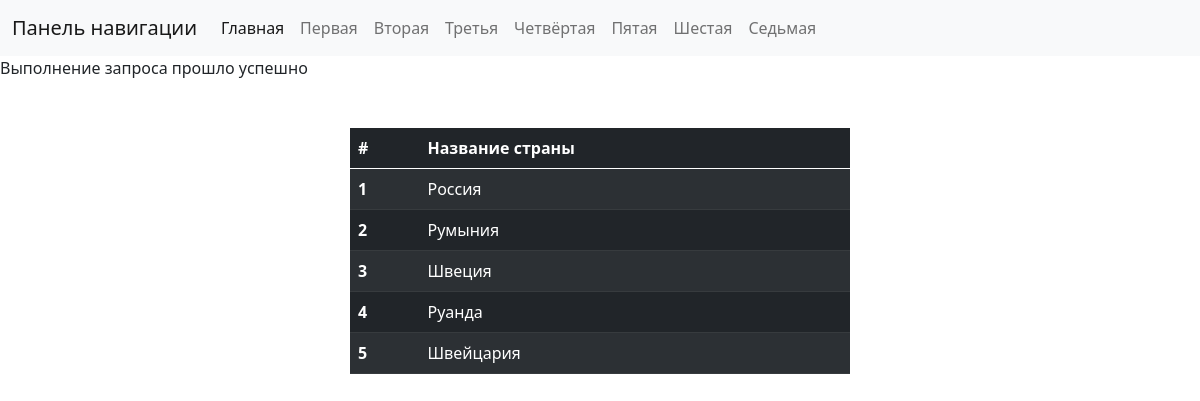
The page /first/first.php on the database its author committed.
### tables this page shows
CREATE TABLE `countries` (
  `id` int(2) NOT NULL,
  `name` varchar(16) NOT NULL,
  `country` varchar(32) DEFAULT NULL
);

### first/first.php (the view, shortened to what this page needs)
<!DOCTYPE html>
<html lang="en">
<head>
    <link href="https://cdn.jsdelivr.net/npm/bootstrap@5.0.0/dist/css/bootstrap.min.css" rel="stylesheet">
</head>
<body>
<?php
  require '../components/header.php';
  require_once '../components/connection.php';
  $database = 'first';
  $link = mysqli_connect($host, $user, $password, $database)
      or die("Ошибка " . mysqli_error($link));
  $query ="SELECT * FROM `countries`";
  $result = mysqli_query($link, $query) or die("Ошибка " . mysqli_error($link));
  if($result)
  {
    echo "Выполнение запроса прошло успешно<br>";
  }
?>
<?php if($result): ?>
    <div class='modal-dialog modal-dialog-scrollable' id="content">
        <table class="table table-dark table-striped my-5 mx-auto">
            <thead>
                <tr>
                <th scope="col">#</th>
                <th scope="col">Название страны</th>
                </tr>
            </thead>
            <tbody>
                <?php while ($answ = mysqli_fetch_array($result)): ?>
                    <tr>
                    <?php echo "
                        <th scope='row'>{$answ['id']}</th>
                        <td>
                        {$answ['name']}
                        </td>
                        ";
                    ?>
                    </tr>
                <?php endwhile; ?>
            </tbody>
        </table>
    </div>
<?php endif; ?>
</body>
</html>

### rows shown on the page
countries: id "1", name "Россия"
countries: id "2", name "Румыния"
countries: id "3", name "Швеция"
countries: id "4", name "Руанда"
countries: id "5", name "Швейцария"
